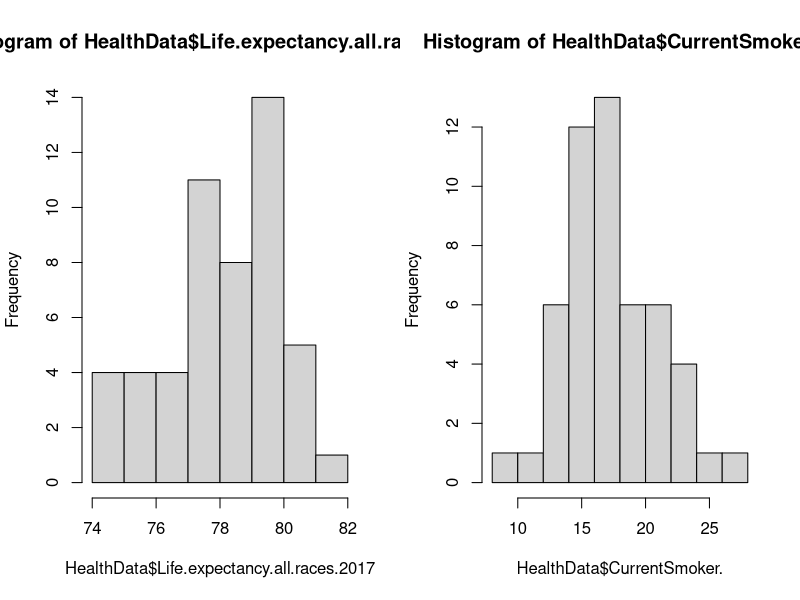
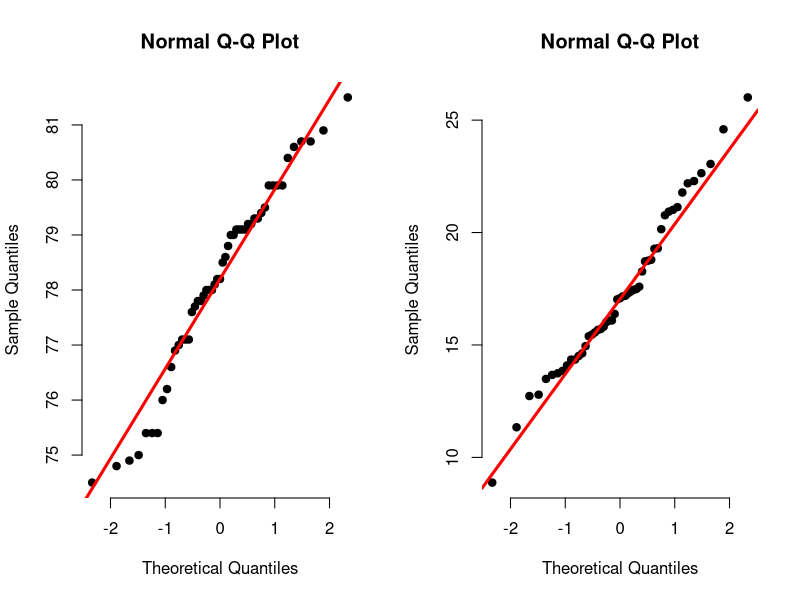
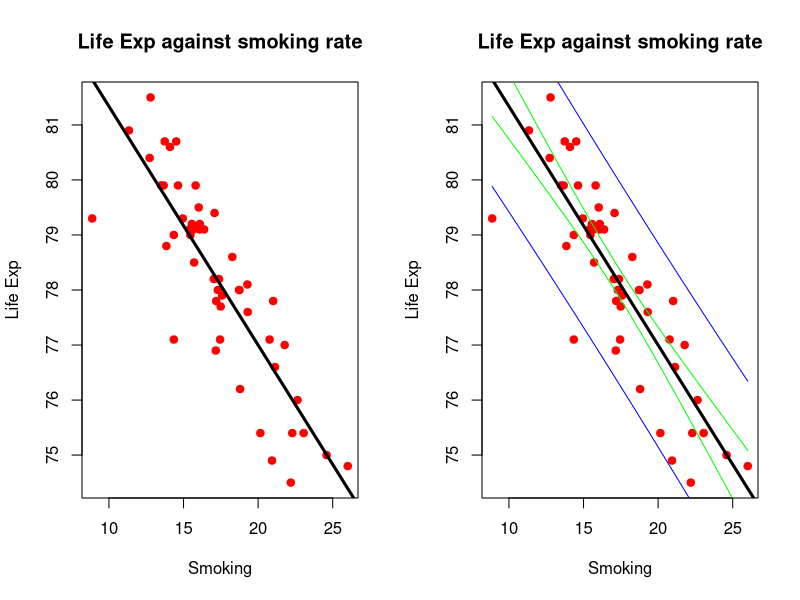
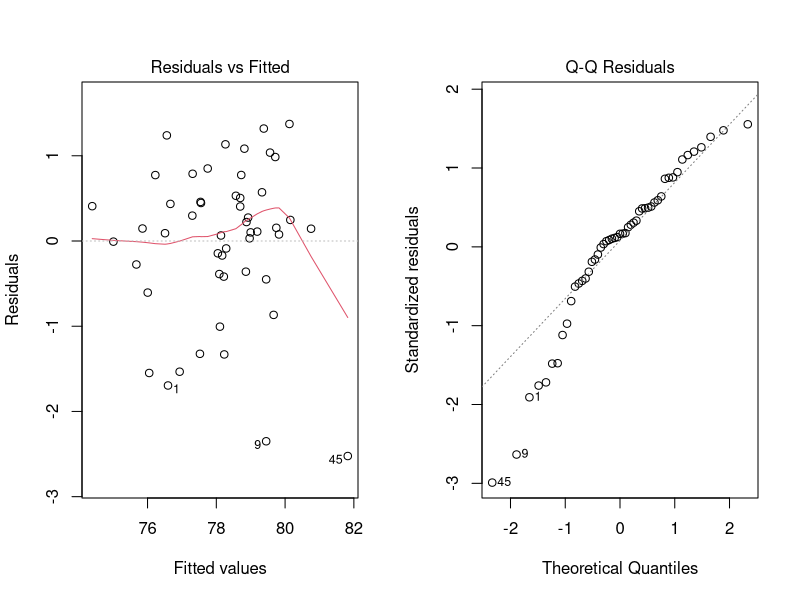
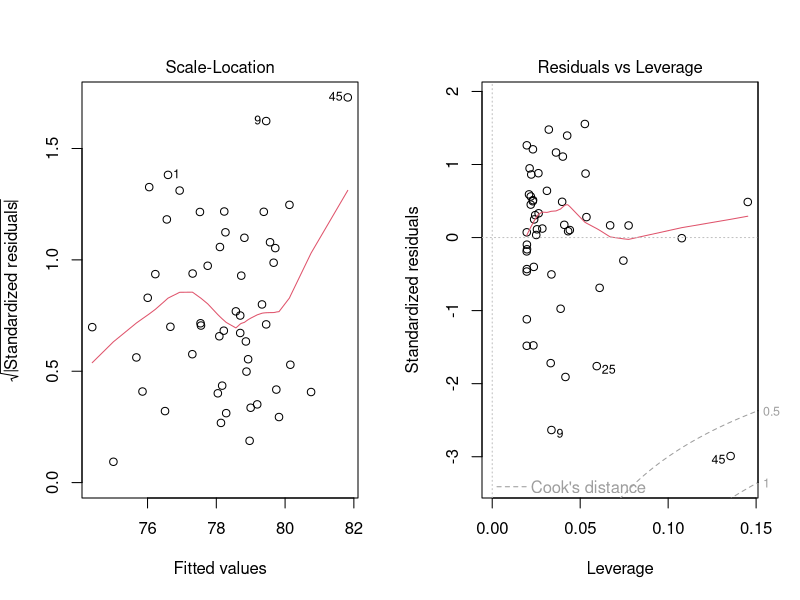
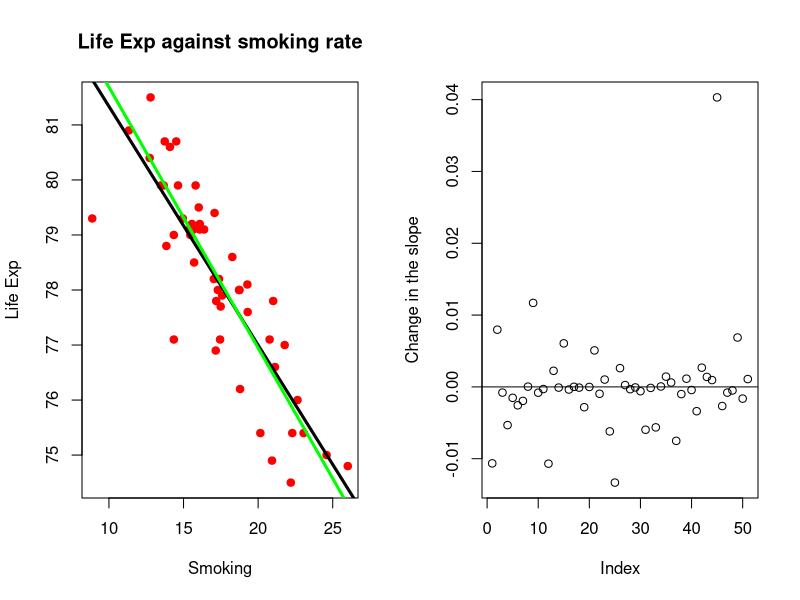
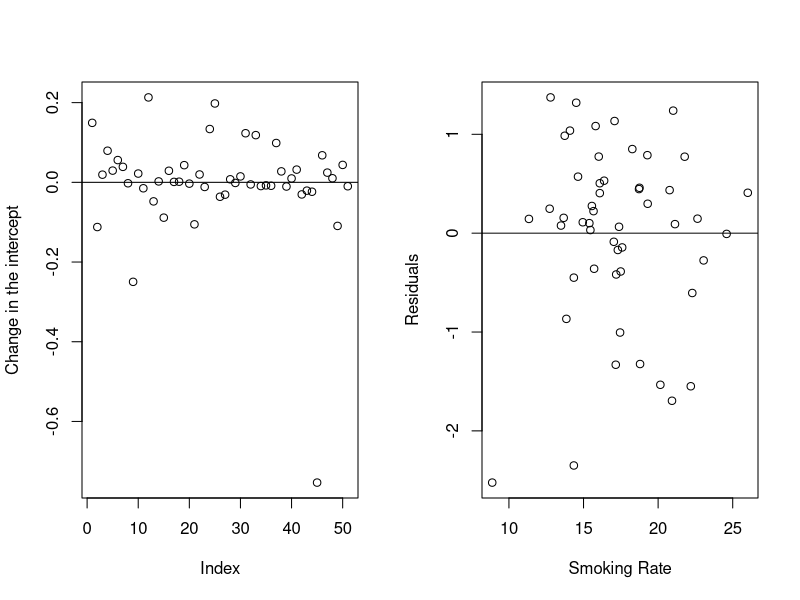

The R source for these figures, in order:
## ---- chunk 1
HealthData=read.csv("HealthData.csv")
## ---- chunk 2
par(mfrow=c(1,2))# subplots of 2 rows by 1 column
hist(HealthData$Life.expectancy.all.races.2017)
hist(HealthData$CurrentSmoker.)
## ---- chunk 3
par(mfrow=c(1,2))# subplots of 2 rows by 1 column

qqnorm(HealthData$Life.expectancy.all.races.2017, pch = 19, frame = FALSE)
qqline(HealthData$Life.expectancy.all.races.2017, col = "red", lwd = 3)

qqnorm(HealthData$CurrentSmoker., pch = 19, frame = FALSE)
qqline(HealthData$CurrentSmoker., col = "red", lwd = 3)

## ---- chunk 4
lm_model = lm(Life.expectancy.all.races.2017~CurrentSmoker.,HealthData)
summary(lm_model)
## ---- chunk 5
plot(HealthData$CurrentSmoker., HealthData$Life.expectancy.all.races.2017, col= "red", main= "Life Exp against smoking rate", xlab= "Smoking", ylab= "Life Exp", pch=19) 
abline(lm_model, col= "black" , lwd= 3) 
## ---- chunk 6
yFitted=fitted(lm_model)
yRes= resid(lm_model)
HealthData_LinearRegression=data.frame(HealthData, yFitted, yRes)
write.csv(HealthData_LinearRegression, "HealthData_LinearRegression.csv", row.names=TRUE)
## ---- chunk 7
#find Square Error (SSE) (unexplained variation)
sse = sum((yFitted- HealthData$Life.expectancy.all.races.2017)^2)


#find SS Regression (SSR) (variation explained by regression line)
ssr = sum((yFitted - mean(HealthData$Life.expectancy.all.races.2017))^2)


#find SST (total sum of squares)
sst = ssr + sse

# r^2
r_square=ssr/sst

# correlation
r_fromModel=sqrt(r_square)

# Residual standard error
n=length(HealthData$Life.expectancy.all.races.2017)
Residue_SE=sqrt(sse/(n-2))
## ---- chunk 8
z=data.frame(Intercept=1, CurrentSmoker.=17.08)

predict(lm_model,z, interval="prediction", level=.95)


predict(lm_model,z, interval="confidence", level=.95)
## ---- chunk 9
library(pracma)
N=100
zInt=linspace(1, 1, n=N)
zSmoke=linspace(min(HealthData$CurrentSmoker.),max(HealthData$CurrentSmoker.), n=N)
zVec=data.frame(Intercept=zInt, CurrentSmoker.=zSmoke)


yPred=predict(lm_model,zVec, interval="prediction", level=.95)
yMean=predict(lm_model,zVec, interval="confidence", level=.95)



## ---- chunk 10
plot(HealthData$CurrentSmoker., HealthData$Life.expectancy.all.races.2017, col= "red", main= "Life Exp against smoking rate", xlab= "Smoking", ylab= "Life Exp", pch=19) 
abline(lm_model, col= "black" , lwd= 3) 

lines(zVec[,2], yPred[,2], col= "blue")  #lower prediction value
lines(zVec[,2], yPred[,3], col= "blue")  #upper prediction value

lines(zVec[,2], yMean[,2], col= "green")  #lower mean response value
lines(zVec[,2], yMean[,3], col= "green")  #uppwer mean response value

## ---- chunk 11
plot(lm_model)
## ---- chunk 12
lm_reduced_Utah = lm(Life.expectancy.all.races.2017 ~CurrentSmoker.,HealthData,subset=(State != "Utah"))
summary(lm_reduced_Utah)
## ---- chunk 13
plot(HealthData$CurrentSmoker., HealthData$Life.expectancy.all.races.2017, col= "red", main= "Life Exp against smoking rate", xlab= "Smoking", ylab= "Life Exp", pch=19) 
abline(lm_model, col= "black" , lwd= 3) 
abline(lm_reduced_Utah, col= "green" , lwd= 3) 

## ---- chunk 14
plot(dfbeta(lm_model)[,2],ylab="Change in the slope")
abline(h=0)

plot(dfbeta(lm_model)[,1],ylab="Change in the intercept")
abline(h=0)

## ---- chunk 15
plot(HealthData$CurrentSmoker.,residuals(lm_model), xlab="Smoking Rate",ylab
="Residuals")
abline(h=0)

## ---- chunk 16
hatv = hatvalues(lm_model)
rvalue= rstandard(lm_model)
stud = rstudent(lm_model)
cook = cooks.distance(lm_model)
